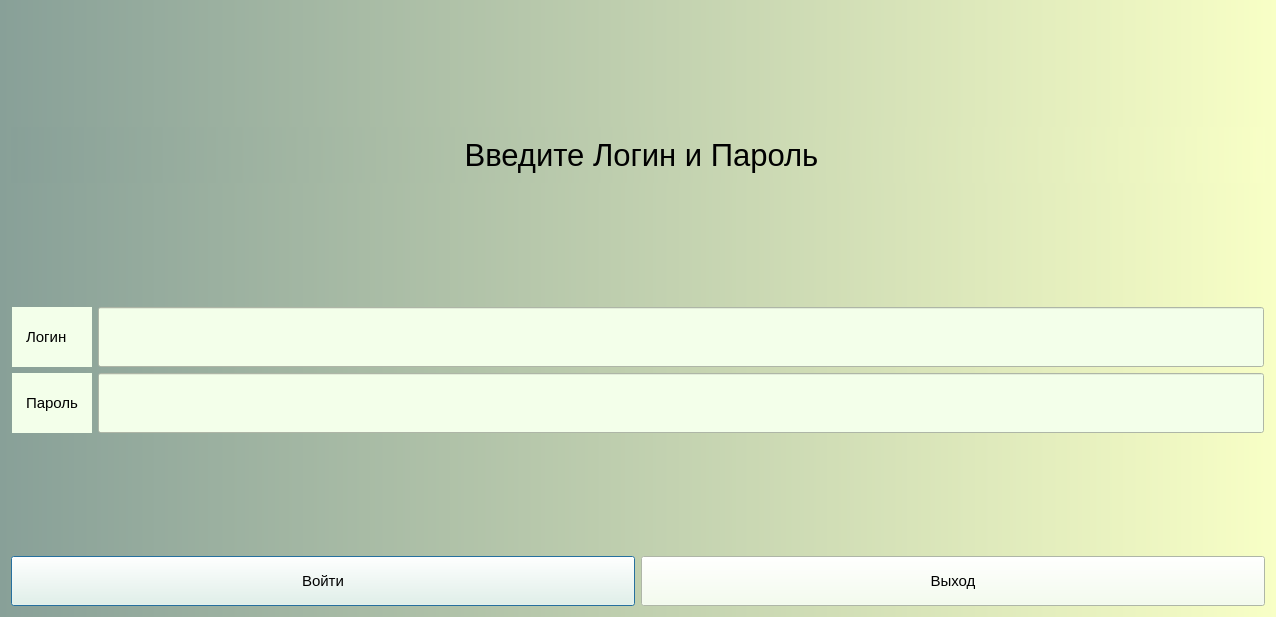
<?xml version="1.0" encoding="UTF-8"?>
<ui version="4.0">
 <class>Dialog</class>
 <widget class="QDialog" name="Dialog">
  <property name="geometry">
   <rect>
    <x>0</x>
    <y>0</y>
    <width>1276</width>
    <height>617</height>
   </rect>
  </property>
  <property name="windowTitle">
   <string>Dialog</string>
  </property>
  <property name="styleSheet">
   <string notr="true">background:qlineargradient(spread:repeat, x1:0, y1:0, x2:1, y2:0, stop:0 rgba(83, 160, 81, 255), stop:1 rgba(255, 120, 161, 255))qlineargradient(spread:repeat, x1:0, y1:0, x2:1, y2:0, stop:0 rgba(136, 160, 152, 255), stop:1 rgba(248, 255, 198, 255))</string>
  </property>
  <layout class="QVBoxLayout" name="verticalLayout_2">
   <item>
    <spacer name="verticalSpacer_3">
     <property name="orientation">
      <enum>Qt::Vertical</enum>
     </property>
     <property name="sizeHint" stdset="0">
      <size>
       <width>20</width>
       <height>40</height>
      </size>
     </property>
    </spacer>
   </item>
   <item>
    <widget class="QLabel" name="label">
     <property name="styleSheet">
      <string notr="true">padding: 10;
font-size: 30px;</string>
     </property>
     <property name="text">
      <string>&lt;html&gt;&lt;head/&gt;&lt;body&gt;&lt;p align=&quot;center&quot;&gt;&lt;span style=&quot; font-size:23pt;&quot;&gt;Введите Логин и Пароль&lt;/span&gt;&lt;/p&gt;&lt;/body&gt;&lt;/html&gt;</string>
     </property>
    </widget>
   </item>
   <item>
    <spacer name="verticalSpacer_2">
     <property name="orientation">
      <enum>Qt::Vertical</enum>
     </property>
     <property name="sizeHint" stdset="0">
      <size>
       <width>17</width>
       <height>53</height>
      </size>
     </property>
    </spacer>
   </item>
   <item>
    <layout class="QGridLayout" name="gridLayout" rowstretch="0,0">
     <property name="sizeConstraint">
      <enum>QLayout::SetFixedSize</enum>
     </property>
     <property name="leftMargin">
      <number>1</number>
     </property>
     <property name="topMargin">
      <number>1</number>
     </property>
     <property name="rightMargin">
      <number>1</number>
     </property>
     <property name="bottomMargin">
      <number>1</number>
     </property>
     <item row="0" column="0">
      <widget class="QLabel" name="labelLogin">
       <property name="styleSheet">
        <string notr="true">background:rgb(243, 255, 234);
padding: 10;
font-size: 15px;</string>
       </property>
       <property name="text">
        <string>Логин</string>
       </property>
      </widget>
     </item>
     <item row="0" column="1">
      <widget class="QLineEdit" name="lineEditLogin">
       <property name="minimumSize">
        <size>
         <width>0</width>
         <height>60</height>
        </size>
       </property>
       <property name="styleSheet">
        <string notr="true">background:rgb(243, 255, 234)</string>
       </property>
      </widget>
     </item>
     <item row="1" column="1">
      <widget class="QLineEdit" name="lineEditPassword">
       <property name="minimumSize">
        <size>
         <width>0</width>
         <height>60</height>
        </size>
       </property>
       <property name="styleSheet">
        <string notr="true">background:rgb(243, 255, 234)</string>
       </property>
      </widget>
     </item>
     <item row="1" column="0">
      <widget class="QLabel" name="labelPassword">
       <property name="styleSheet">
        <string notr="true">background:rgb(243, 255, 234);
padding: 10;
font-size: 15px;</string>
       </property>
       <property name="text">
        <string>Пароль</string>
       </property>
      </widget>
     </item>
    </layout>
   </item>
   <item>
    <spacer name="verticalSpacer">
     <property name="orientation">
      <enum>Qt::Vertical</enum>
     </property>
     <property name="sizeHint" stdset="0">
      <size>
       <width>17</width>
       <height>52</height>
      </size>
     </property>
    </spacer>
   </item>
   <item>
    <layout class="QHBoxLayout" name="horizontalLayout_2">
     <item>
      <widget class="QPushButton" name="pushButton">
       <property name="minimumSize">
        <size>
         <width>0</width>
         <height>50</height>
        </size>
       </property>
       <property name="styleSheet">
        <string notr="true">background:rgb(243, 255, 234);
padding: 10;
font-size: 15px;</string>
       </property>
       <property name="text">
        <string>Войти</string>
       </property>
      </widget>
     </item>
     <item>
      <widget class="QPushButton" name="pushButton_2">
       <property name="minimumSize">
        <size>
         <width>0</width>
         <height>50</height>
        </size>
       </property>
       <property name="styleSheet">
        <string notr="true">background:rgb(243, 255, 234);
padding: 10;
font-size: 15px;</string>
       </property>
       <property name="text">
        <string>Выход</string>
       </property>
      </widget>
     </item>
    </layout>
   </item>
  </layout>
 </widget>
 <resources/>
 <connections/>
</ui>
